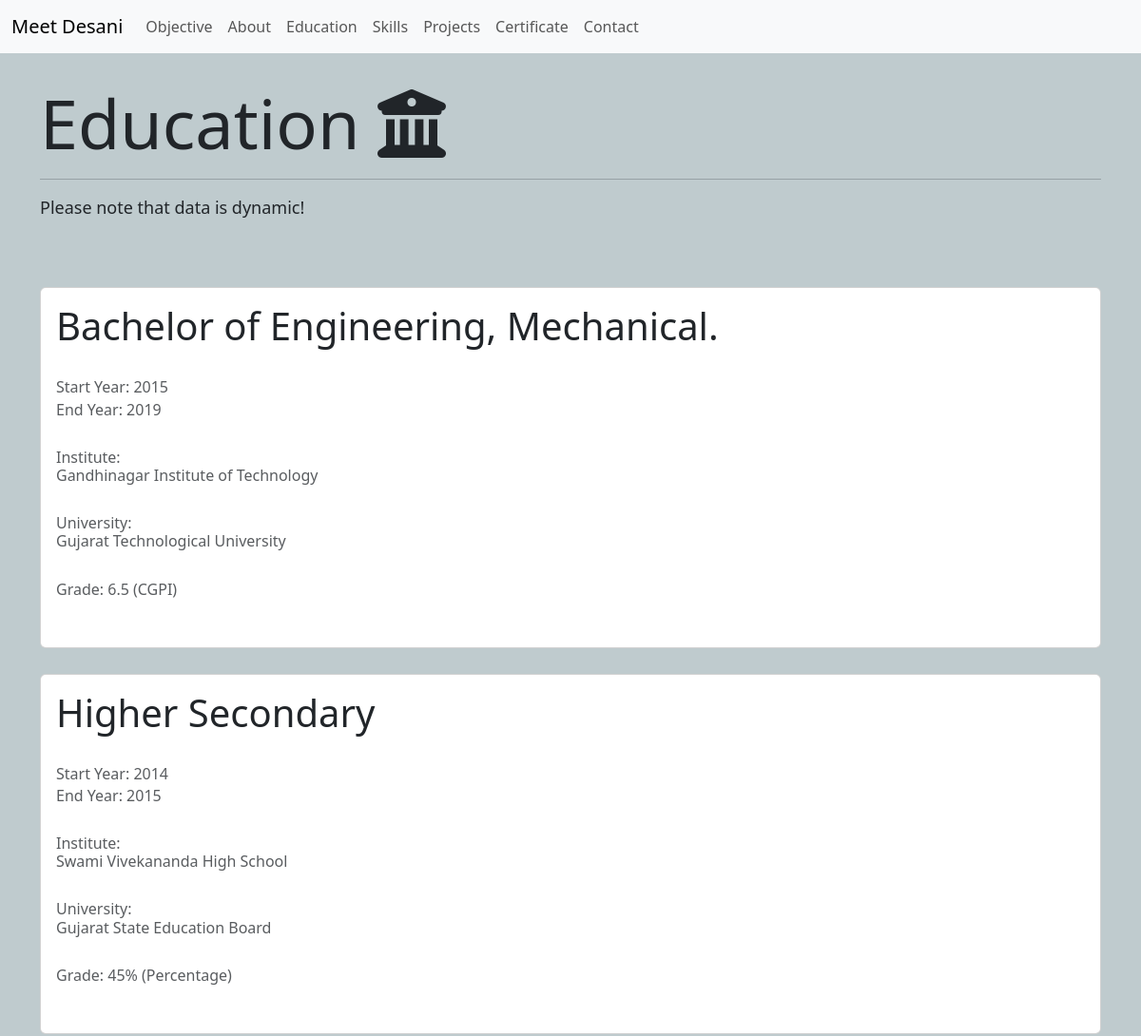
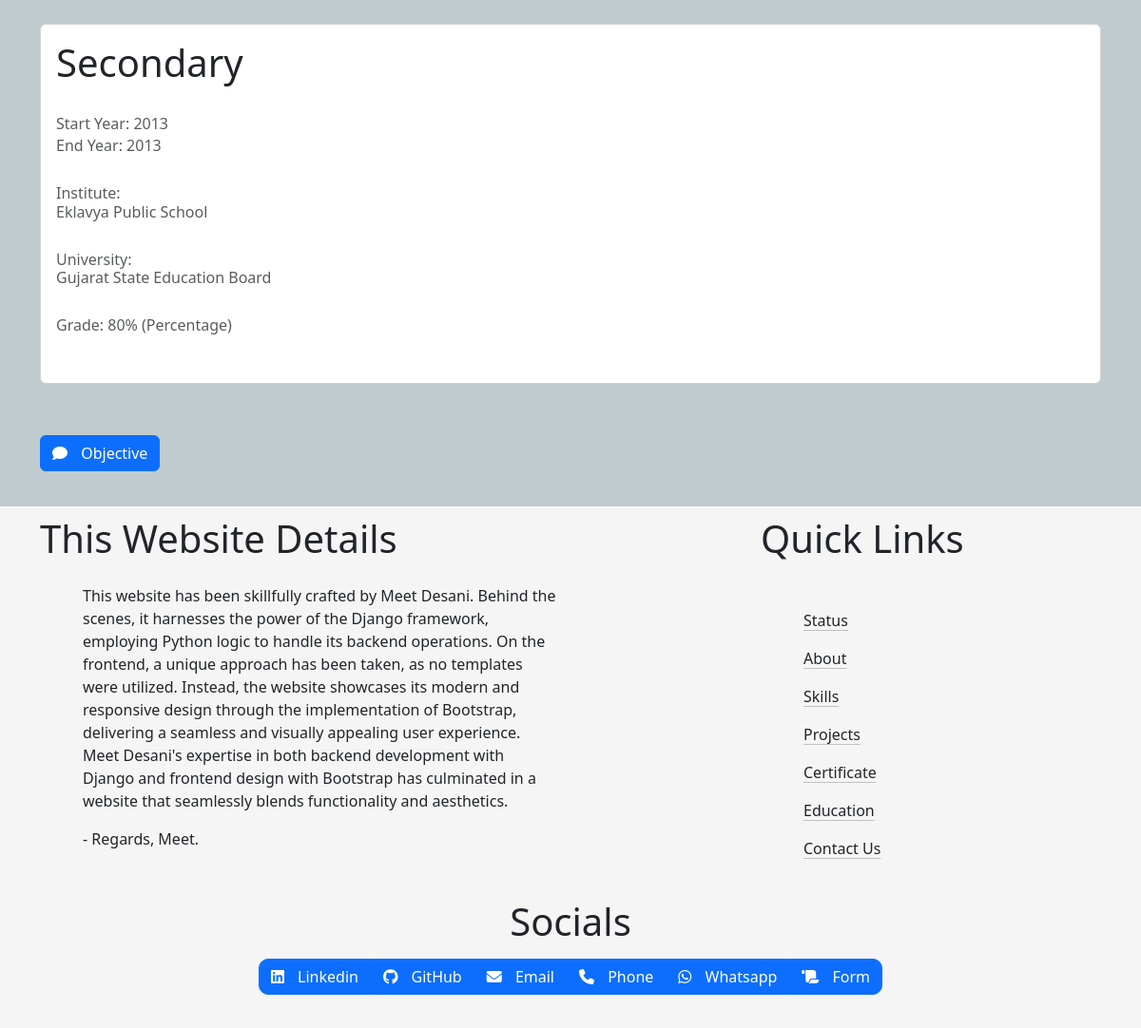
The app's page /education/ with its own data (2 pictures, top to bottom).
### resumeapp/models.py (models this page shows, shortened)
class Education(models.Model):
    title= models.CharField(max_length=100)
    start_year= models.CharField(max_length=100)
    end_year= models.CharField(max_length=100)
    institute= models.CharField(max_length=100)
    university= models.CharField(max_length=100)
    grade= models.CharField(max_length=100)

### resumeapp/views.py (the view)
# urls.py: path('education/', views.education, name='education'),
def education(request):
    e= Education.objects.all()
    return render(request, 'education.html', {'e':e})

### resumeapp/templates/education.html (shortened to what this page needs)
{% extends 'header.html' %}
{% block content %}
{% load static %}
<head>
</head>
<body>
    <div class="main">
        <div class="container">
            <h1 class="display-2">
                Education
                <i class="fa-solid fa-building-columns"></i>
            </h1>
            <hr>
            <p class="main">
                Please note that data is dynamic!
            </p>
            <br>
            <br>
        </div>
        <div class="container-sm">
            <section>
                {% for i in e %}
                <div class="card" >
                    <div class="card-body">
                      <h5 class="card-title display-6">{{ i.title }}</h5>
                      <br>
                      <h6 class="card-subtitle mb-2 text-body-secondary">Start Year: {{i.start_year}}</h6>
                      <h6 class="card-subtitle mb-2 text-body-secondary">End Year: {{i.end_year}}</h6>
                      <br>
                      <h6 class="card-subtitle mb-2 text-body-secondary">Institute: <br>{{i.institute}}</h6>
                      <br>
                      <h6 class="card-subtitle mb-2 text-body-secondary">University: <br>{{i.university}}</h6>
                      <br>
                      <h6 class="card-subtitle mb-2 text-body-secondary">Grade: {{i.grade}}</h6>
                      <br>
                      </div>
                  </div>
                  <br>
                {% endfor %}
            </section>
            <br>
            <a href="{% url 'status' %}">
                <button type="button" class="btn btn-primary">
                    <i class="fa-solid fa-comment marginright10px"></i>
                    Objective
                </button>
            </a>
            <br>
            <br>
        </div>
    </div>
</body>
{% include "footer.html" %}
{% endblock %}

### resumeapp/templates/header.html (style rules this page uses)
h1 { padding-top: 30px; }
button { margin-bottom: 10px; }
.marginright10px { margin-right: 10px; }
body.my-custom-class { background-color: #bfcbce; }

### resumeapp/templates/education.html (style rules this page uses)
.main { font-size: large; }

### resumeapp/templates/footer.html (style rules this page uses)
h1 { padding-top: 30px; }
button { margin-bottom: 10px; }
.marginright10px { margin-right: 10px; }

### records on screen
Education: title "Bachelor of Engineering, Mechanical.", start_year "2015", end_year "2019", institute "Gandhinagar Institute of Technology", university "Gujarat Technological University", grade "6.5 (CGPI)"
Education: title "Higher Secondary", start_year "2014", end_year "2015", institute "Swami Vivekananda High School", university "Gujarat State Education Board", grade "45% (Percentage)"
Education: title "Secondary", start_year "2013", end_year "2013", institute "Eklavya Public School", university "Gujarat State Education Board", grade "80% (Percentage)"
